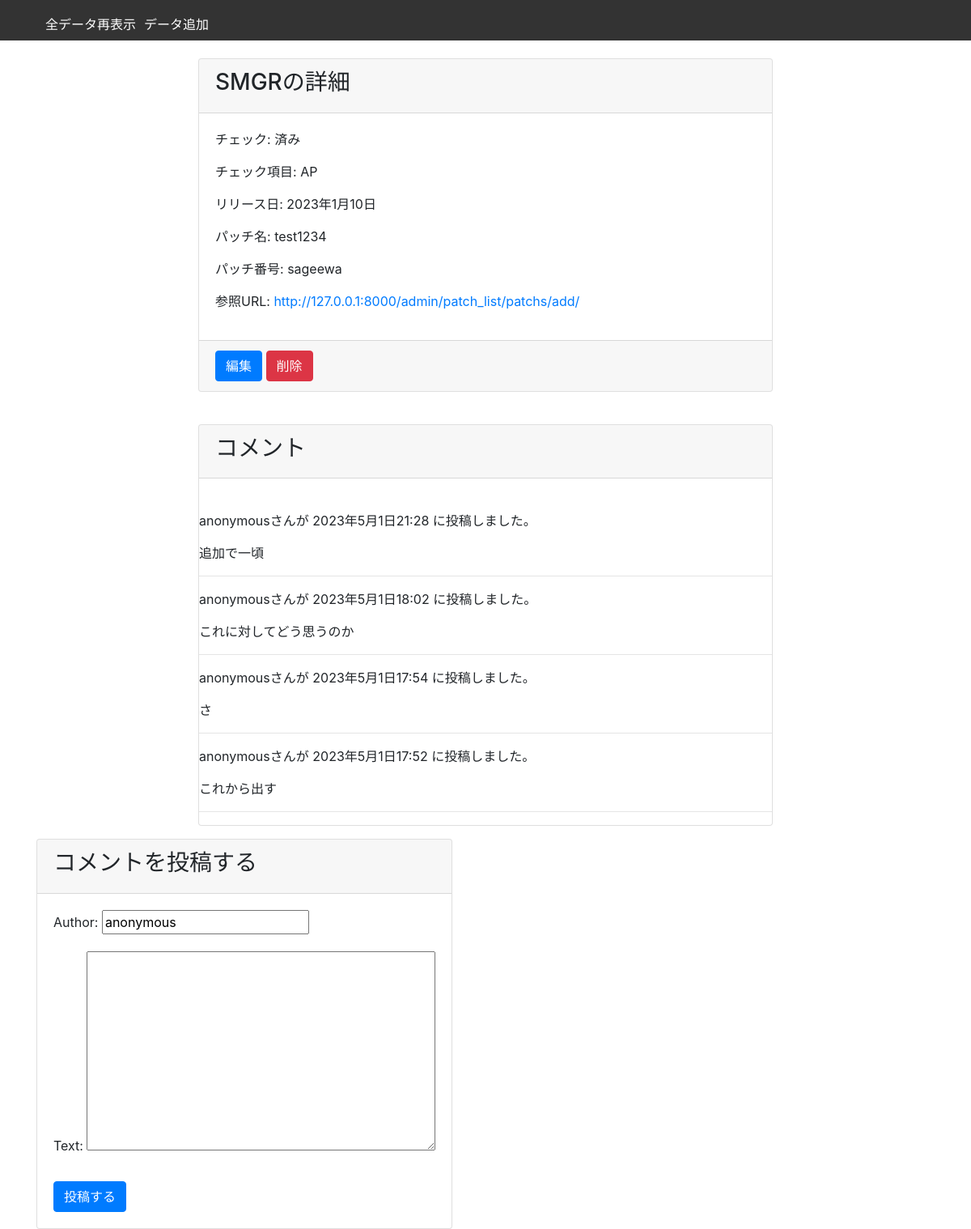
The page /patch/detail/14/ on the database its author committed.
### patch_list/models.py (models this page shows, shortened)
class Patchs(models.Model):
    name = models.CharField(max_length=100)
    checks = models.CharField(max_length=100,help_text='チェック有無')
    release_date = models.DateField()
    patch_name = models.CharField(max_length=100)
    patch_no = models.CharField(max_length=100)
    reference_url = models.URLField()
    updated_at = models.DateTimeField(auto_now=True)
    impact_check = models.BooleanField(default=False)
    created_at = models.DateTimeField(auto_now_add=True)
    Remark = models.TextField(max_length=10000, blank=True)
    Notes = models.TextField(max_length=10000, blank=True)
    class Meta:
        ordering = ['-updated_at']
        db_table = "patchlists"

class Comment(models.Model):
    patchs = models.ForeignKey(Patchs, on_delete=models.CASCADE, related_query_name='comments')
    author = models.CharField(default="anonymous", max_length=200)
    text = models.TextField()
    created_date = models.DateTimeField(default=timezone.now)
    class Meta:
        ordering = ['-created_date']

### patch_list/views.py (the view, shortened to what this page needs)
# urls.py: path('detail/<int:pk>/', views.PatchDetailView.as_view(), name='detail'),
class PatchDetailView(DetailView):
    model = Patchs
    template_name = 'patch/patch_detail.html'
    context_object_name = 'patch_list'
    def get_context_data(self, **kwargs):
        context = super().get_context_data(**kwargs)
        context['comments'] = Comment.objects.filter(patchs=self.get_object())
        context['form'] = CommentForm()
        return context

### patch_list/forms.py
class CommentForm(forms.ModelForm):
    class Meta:
        model = Comment
        fields = ('author', 'text')

### templates/patch/patch_detail.html (shortened to what this page needs)
{% extends 'base_for_patch.html' %}
{% block content %}
    <div class="container">
        <div class="row">
            <div class="col-md-8 mx-auto">
                <div class="card mt-5">
                    <div class="card-header">
                        <h3>{{ patch_list.name }}の詳細</h3>
                    </div>
                    <div class="card-body">
                        <p>チェック: {% if patch_list.impact_check %}済み{% else %}未済{% endif %}</p>
                        <p>チェック項目: {{ patch_list.checks }}</p>
                        <p>リリース日: {{ patch_list.release_date }}</p>
                        <p>パッチ名: {{ patch_list.patch_name }}</p>
                        <p>パッチ番号: {{ patch_list.patch_no }}</p>
                        <p>参照URL: <a href="{{ patch_list.reference_url }}" target="_blank">{{ patch_list.reference_url }}</a>
                        </p>
                    </div>
                    <div class="card-footer">
                        <a href="{% url 'patch_list:update' patch_list.pk %}" class="btn btn-primary">編集</a>
                        <a href="{% url 'patch_list:delete' patch_list.pk %}" class="btn btn-danger"
                           onclick="if(!confirm('本当に削除しますか？')){return false;}">削除</a>
                    </div>
                </div>
                <br>
                <div class="card mt-3">
                    <div class="card-header">
                        <h3>コメント</h3>
                    </div>
                    <div class="card-body"></div>
                    {% for comment in comments %}
                        <div class="comment">
                            <p class="info"> {{ comment.author }}さんが {{ comment.created_date }} に投稿しました。</p>
                            <p> {{ comment.text | linebreaks }}</p>
                          <hr>
                        </div>
                    {% empty %}
                        <p>コメントはありません</p>
                    {% endfor %}
                </div>
            </div>
            <br>
            <div class="card mt-3">
                <div class="card-header">
                    <h3>コメントを投稿する</h3>
                </div>
                <div class="card-body">
                    <form method="POST">
                        {{ form.as_p }}
                        <button type="submit" class="btn btn-primary mt-2">投稿する</button>
                    </form>
                </div>
            </div>
        </div>
    </div>
{% endblock %}

### rows shown on the page
Patchs: name "SMGR", checks "AP", release_date "2023年1月10日", patch_name "test1234", patch_no "sageewa", reference_url "http://127.0.0.1:8000/admin/patch_list/patchs/add/"
Comment: author "anonymous", created_date "2023年5月1日21:28", text "追加で一頃"
Comment: author "anonymous", created_date "2023年5月1日18:02", text "これに対してどう思うのか"
Comment: author "anonymous", created_date "2023年5月1日17:54", text "さ"
Comment: author "anonymous", created_date "2023年5月1日17:52", text "これから出す"
